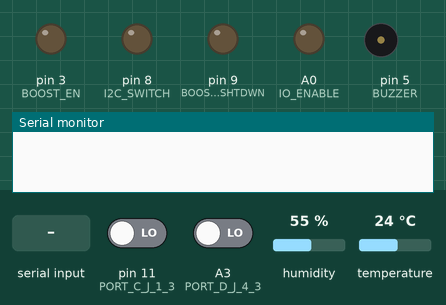
This program was run on a simulated Arduino Uno, built for the host (arithmetic inside an expression is 32-bit, double 64-bit). On the bench: output pins drawn as LEDs (lit = HIGH), buzzer (waves = sounding), the last lines printed to the serial monitor. Wiring (inferred from the names in the program): SHT3x sensor at I2C address 0x44. Inputs (shaded band) come from the test bench; at power-on: pin 11 (PORT_C_J_1_3) LOW, A3 (PORT_D_J_4_3) LOW, humidity 55 %, temperature 24 °C. EEPROM starts erased; the modem accepts every AT command (registered, SIM ready, sends succeed) and sends nothing else.

Above: at 0.0 s.
At 9.1 s:
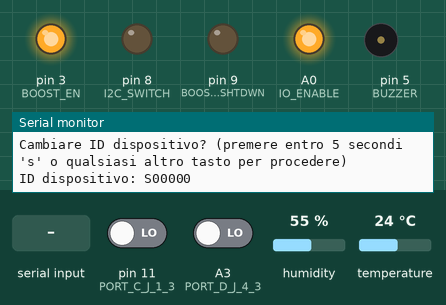
9.2 s: "s" received over the second serial link
At 15.6 s:
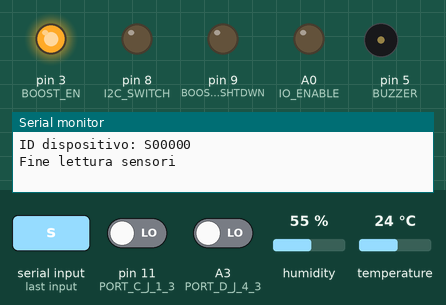
Timing chart, 0 to 25.3 s (numbered marks = the images above; inputs shaded):
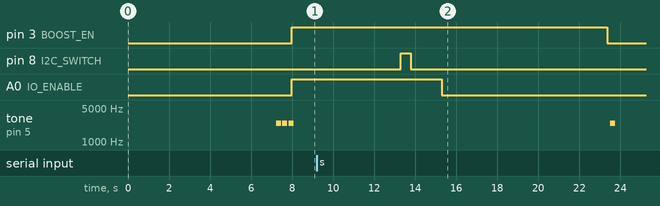

The program:

main.cpp
```cpp
#include <Arduino.h>
#include "defines.h"           // header con tutte le definizioni di pin, indirizzi dispositivi...
#include "forchetta_umidita.h" // sensore umidità
#include "sht3x.h"             // sensore I²C temperatura e umidità
#include <EEPROM.h>
#include <SoftwareSerial.h>
#include "LowPower.h" // per entrare in modalità sleep alla fine di ogni ciclo
#include <avr/wdt.h>  // WOFF WOFF! watchdog
#include <main.h>
#include "Wire.h"

char dispositivoID[7];
long vbat_meas;                                      // misura batteria
uint8_t vbat;                                        // variabile batteria
unsigned long int contaCicli = 0;                    // contatore cicli programma
SoftwareSerial Radio = SoftwareSerial(rxPin, txPin); // Definiamo la radio
bool forchettaPresente[2];
unsigned long int tempoAttuale;           // variabile per salvare i millis()
unsigned long int tempoTrascorso = 0;     // tempo che è passato dal precedente intervallo
unsigned long int tempoTrascorso1ora = 0; // tempo trascorso da 1 ora, per inviare il drenato
unsigned long int tempoMillisOreFreddo = 0;
unsigned long int tempoMillisOreFreddoTrascorso = millis();
uint8_t oraFreddo = 0;
////////////////////////////////////////////////

void setup()
{
  pinMode(rxPin, INPUT);
  pinMode(txPin, OUTPUT);
  ////////////////////////////////////////////////////////// Primo avvio resetta EEPROM
  if (EEPROM.read(64) != 10)
  {
    EEPROM.write(64, 10);
    EEPROM.write(0, 'S');
    for (int i = 1; i < 6; i++)
      EEPROM.write(i, '0');
  }
  //////////////////////////////////////////////////////////////////////////////////////////////////////////////////////////////////////////////////////

  analogReference(EXTERNAL); // per evitare instabilità nella lettura dei sensori analogici

  Serial.begin(BAUD);
  wdt_enable(WDTO_8S);

  for (int i = 0; i < 6; i++)
    dispositivoID[i] = EEPROM.read(i);

  ////////////////////////////////////////////////////////// Settaggio ID dispositivo ('S' per usare protrocollo SigFox, 'L' per utilizzare LORA)
  Serial.print("ID dispositivo in memoria: ");
  Serial.print((String)dispositivoID);
  Serial.println();
  Serial.println("Cambiare ID dispositivo? (premere entro 5 secondi 's' o qualsiasi altro tasto per procedere)");
  unsigned int tempoEditDispositivo = millis();
  while (!Serial.available() && millis() - tempoEditDispositivo < 5000)
    ; // attende 5 secondi per la pressione del tasto 's'
  if (Serial.available() > 0)
  {
    if (Serial.read() == 's')
    {
      Serial.println("Inserire nuovo ID: ");
      int iID = 1;
      while (iID < 6)
      {
        while (!Serial.available())
          ; // attende che venga digitato un input
        dispositivoID[iID] = Serial.read();
        Serial.print(dispositivoID[iID]); // logga su seriale l'ID digitato in tempo reale
        iID++;
      }
    }
  }
  dispositivoID[0] = 'S';
  Serial.println();
  Serial.print("ID dispositivo: ");
  for (int i = 0; i < 6; i++) // aggiornamento ID dispositivo
    EEPROM.update(i, dispositivoID[i]);
  for (int i = 0; i < 6; i++)
    Serial.print(dispositivoID[i]);
  Serial.println();
  delay(1000);
  wdt_reset();
  //////////////////////////////////////////////////////////////////////////////////////////////////////////////////////////////////////////////////////
  wdt_disable();
  wdt_enable(WDTO_8S);

  // discrimina la presenza di forchette analogiche sulle porte C e D
  pinMode(PORT_C_J_1_3, INPUT_PULLUP);
  pinMode(PORT_D_J_4_3, INPUT_PULLUP);
  delay(10);
  forchettaPresente[0] = digitalRead(PORT_C_J_1_3) ? 0 : 1; // per qualche motivo le letture di presenza sensori sono invertite
  forchettaPresente[1] = digitalRead(PORT_D_J_4_3) ? 0 : 1;
#if DEBUG
  Serial.println(forchettaPresente[0] ? "Forchetta umidità presente su porta C" : "Forchetta umidità non presente su porta C");
  Serial.println(forchettaPresente[1] ? "Forchetta umidità presente su porta D" : "Forchetta umidità non presente su porta D");
#endif

  delay(1000);
  wdt_reset();
  buzzer(2);
  //////////////////////////////////////////////////////////////////////////////////////////////////////////////////////////////////////////////////////
}

void loop()
{
  Wire.begin();
  Radio = SoftwareSerial(rxPin, txPin); // Ridefiniamo gli I/O della radio a ogni inizio ciclo, dopo la modalità a risparmio energetico
  // pin trasmissione
  pinMode(rxPin, INPUT);
  pinMode(txPin, OUTPUT);
  // pin step up
  pinMode(BOOST_EN, OUTPUT);
  digitalWrite(BOOST_EN, 1); // tiro su il pin che alimenta le porte C e D
  pinMode(BOOST_SHTDWN, OUTPUT);
  digitalWrite(BOOST_SHTDWN, 0); // se è a 0 tira fuori 4v, a 1 ne tira fuori 12v
  pinMode(IO_ENABLE, OUTPUT);
  digitalWrite(IO_ENABLE, 1); // tiro su il pin che alimenta le porte A e B
  pinMode(I2C_SWITCH, OUTPUT);

  ////////////////////////////////////////////////////////// Lettura batteria
  vbat_meas = readVcc();
  vbat = (vbat_meas - 2500) / 8; // Compressione in un byte
#if DEBUG
  if (contaCicli != 0)
  {
    Serial.print("Tensione batteria: ");
    Serial.println(vbat);
  }
#endif
  digitalWrite(IO_ENABLE, 0);
  //////////////////////////////////////////////////////////////////////////////////////////////////////////////////////////////////////////////////////

  //////////////////////////////////////////////////////////
  ////////////////////////////////////////////////////////// Raccolta letture sensori
  //////////////////////////////////////////////////////////

#if DEBUG
  Serial.println("Inizio lettura sensori...");
#endif
  digitalWrite(IO_ENABLE, 1);
  delay(300);
  for (int i = 0; i < 50; i++)
    delay(100);
  wdt_reset();

  // ad ogni ciclo tutte le variabili di lettura vengono azzerate
  float *sht3x_data = {};
  word sht31_1Temp = 0;
  word sht31_1Hum = 0;
  word sht31_2Temp = 0;
  word sht31_2Hum = 0;
  word humC = 0;
  word humD = 0;

  // A
#if DEBUG
  Serial.println("Porta A");
#endif
  digitalWrite(I2C_SWITCH, 1);
  sht3x_data = sht3x(SHT3X);
  sht31_1Temp = sht3x_data[0];
  sht31_1Hum = sht3x_data[1];
// B
#if DEBUG
  Serial.println("Porta B");
#endif
  digitalWrite(I2C_SWITCH, 0);
  sht3x_data = sht3x(SHT3X);
  sht31_2Temp = sht3x_data[0];
  sht31_2Hum = sht3x_data[1];

  // calcolo ora di freddo sensori A e B
  if ((sht31_1Temp / 10) < SOGLIA_FREDDO || (sht31_2Temp / 10) < SOGLIA_FREDDO)
  {
    unsigned long int tempoMillisTrascorsoInRegistrazione = millis() - tempoMillisOreFreddoTrascorso;
    tempoMillisOreFreddo += (tempoMillisTrascorsoInRegistrazione + TEMPO_SLEEP_SIGFOX);
#if DEBUG
    Serial.print("Millisecondi di freddo accumulati: ");
    Serial.print(tempoMillisOreFreddo);
    Serial.println();
#endif

    if (tempoMillisOreFreddo > UNA_ORA)
    {
#if DEBUG
      Serial.println("Nuova ora di freddo accumulata");
#endif
      oraFreddo = 1;
      tempoMillisOreFreddo = 0;
    }
    tempoMillisOreFreddoTrascorso = millis();
  }
// C
#if DEBUG
  Serial.println("Porta C");
#endif
  if (forchettaPresente[0])
  {
    digitalWrite(BOOST_SHTDWN, 1);
    wdt_reset();
    delay(10);
    humC = forchetta_umidita(PORT_C_J_1_5);
    digitalWrite(BOOST_SHTDWN, 0);
  }
  else
    humC = 0xFFFE;
// D
#if DEBUG
  Serial.println("Porta D");
#endif
  if (forchettaPresente[1])
  {
    digitalWrite(BOOST_SHTDWN, 1);
    delay(10);
    humD = forchetta_umidita(PORT_D_J_4_5);
    digitalWrite(BOOST_SHTDWN, 0);
  }
  else
    humD = 0xFFFE;

  Serial.println("Fine lettura sensori");
  delay(1000);
  wdt_reset();
  digitalWrite(IO_ENABLE, 0);
  //////////////////////////////////////////////////////////////////////////////////////////////////////////////////////////////////////////////////////
  //////////////////////////////////////////////////////////////////////////////////////////////////////////////////////////////////////////////////////
  //////////////////////////////////////////////////////////////////////////////////////////////////////////////////////////////////////////////////////

  //////////////////////////////////////////////////////////
  ////////////////////////////////////////////////////////// Trasmissione
  //////////////////////////////////////////////////////////

//-------------- MESSAGGIO SIGFOX (MAX 12 BYTE)---------
#if DEBUG
  Serial.println("Preparazione messaggio SigFox...");
#endif
  uint8_t msgSF[12];
  msgSF[0] = 0xA1;
  msgSF[1] = 0;
  msgSF[2] = highByte(humC);
  msgSF[3] = lowByte(humC);
  msgSF[4] = highByte(humD);
  msgSF[5] = lowByte(humD);
  msgSF[6] = sht31_1Temp ? sht31_1Temp : sht31_2Temp;
  msgSF[7] = sht31_1Hum ? sht31_1Hum : sht31_2Hum;
  msgSF[8] = oraFreddo;
  msgSF[9] = 0xFF;
  msgSF[10] = vbat;
  msgSF[11] = 0xED;

#if DEBUG
  Serial.println("Invio messaggio SigFox...");
#endif

  /*   pinMode(SFOX_RST, OUTPUT);
    digitalWrite(SFOX_RST, 1);
    Radio.begin(SERIAL_SIGFOX);
    wdt_reset();
    delay(100);
    getID();
    delay(100);
    getPAC();
    wdt_reset();
    delay(100);
    sendMessageSF(msgSF, 12);
    digitalWrite(SFOX_RST, 0); */

  digitalWrite(SFOX_RST, 1);
  delay(5000);
  Radio.begin(SERIAL_SIGFOX);
  delay(5);
  sendMessageSF(msgSF, 12);
  digitalWrite(SFOX_RST, 0);
  Radio.end();

  Serial.println("Messaggio SigFox inviato");
#if DEBUG
  for (int i = 0; i < int(sizeof(msgSF) / sizeof(msgSF[0])); i++)
  {
    Serial.print(msgSF[i], HEX);
    Serial.print("|");
  }
  Serial.println();
#endif

  delay(3000);
  wdt_reset();
  //////////////////////////////////////////////////////////////////////////////////////////////////////////////////////////////////////////////////////
  //////////////////////////////////////////////////////////////////////////////////////////////////////////////////////////////////////////////////////
  //////////////////////////////////////////////////////////////////////////////////////////////////////////////////////////////////////////////////////

  ////////////////////////////////////////////////////////// Modalità risparmio energetico
  // spegnamo tutti i pin ed entriamo in un ciclo a basso consumo di durata variabile a seconda del protocollo usato
  pinMode(SFOX_RST, 0);
  // pinMode(SFOX_RST, INPUT);
  digitalWrite(BOOST_EN, 0);
  // pinMode(BOOST_EN, INPUT);
  // digitalWrite(PORT_D_J_4_4, 0);
  pinMode(PORT_D_J_4_4, INPUT);
  digitalWrite(rxPin, 0);
  pinMode(rxPin, INPUT);
  digitalWrite(txPin, 0);
  pinMode(txPin, INPUT);
  digitalWrite(I2C_SWITCH, 0);
  pinMode(I2C_SWITCH, INPUT);
  digitalWrite(BOOST_SHTDWN, 0);
  // pinMode(BOOST_SHTDWN, INPUT);
  digitalWrite(PORT_B, 0);
  pinMode(PORT_B, INPUT);
  // digitalWrite(PORT_C_J_1_3, 0);
  pinMode(PORT_C_J_1_3, INPUT);
  digitalWrite(PORT_A, 0);
  pinMode(PORT_A, INPUT);
  // digitalWrite(PORT_C_J_1_4, 0);
  pinMode(PORT_C_J_1_4, INPUT);
  digitalWrite(IO_ENABLE, 0);
  // pinMode(IO_ENABLE, INPUT);
  // digitalWrite(PORT_C_J_1_5, 00);
  pinMode(PORT_C_J_1_5, INPUT); // SLK_D A1
  // digitalWrite(PORT_D_J_4_5, 1);
  pinMode(PORT_D_J_4_5, INPUT); // SLK_C A2
  // digitalWrite(PORT_D_J_4_3, 0);
  pinMode(PORT_D_J_4_3, INPUT);
  digitalWrite(SDA_PIN, /*1*/ 0); // pinMode(A4, INPUT);//PER NON FAR CONSUMARE I BMP IN SLEEP
  digitalWrite(SCL_PIN, /*1*/ 0); // pinMode(A5, INPUT);//PER NON FAR CONSUMARE I BMP IN SLEEP

#if DEBUG
  Serial.println("Attesa...");
#endif
  buzzer(0);
  delay(1000);
  wdt_reset();
  Wire.end();
  Serial.end();
  for (int i = 0; i < TEMPO_SIGFOX; i++)
    LowPower.powerDown(SLEEP_4S, ADC_OFF, BOD_OFF);

  // 15 minuti * 60 secondi = 900 secondi / 4 secondi = 225 iterazioni (verrà arrotondato)
  // 5 minuti * 60 secondi = 300 secondi / 4 secondi = 75 iterazioni (verrà arrotondato)

  //////////////////////////////////////////////////////////////////////////////////////////////////////////////////////////////////////////////////////

  delay(1000);
  wdt_reset();
  contaCicli++;
  delay(250);
  oraFreddo = 0;
  Serial.begin(BAUD);
#if DEBUG
  Serial.println("Riavvio ciclo");
#endif
}

//------------- SigFOX: PRENDE ID NUMB
String getID()
{
  String id = "";
  char output;

  Radio.print("AT$I=10\r");
  while (!Radio.available())
    ;

  while (Radio.available())
  {
    output = Radio.read();
    id += output;
    delay(10);
  }

  Serial.print("Sigfox Device ID: ");
  Serial.println(id);

  return id;
}

//-------------- SigFOX: PRENDE PAC NUMB
String getPAC()
{
  String pac = "";
  char output;

  Radio.print("AT$I=11\r");

  while (!Radio.available())
    ;

  while (Radio.available())
  {
    output = Radio.read();
    pac += output;
    delay(10);
  }

  Serial.print("PAC number: ");
  Serial.println(pac);

  return pac;
}

//-------------- SigFOX: FUNZIONE PER INVIARE MESSAGGI
void sendMessageSF(uint8_t msg[], int size)
{
  Serial.println("Inside sendMessage");
  String status = "";
  String hexChar = "";
  String sigfoxCommand = "";
  char output;
  sigfoxCommand += "AT$SF=";
  for (int i = 0; i < size; i++)
  {
    hexChar = String(msg[i], HEX);
    // padding
    if (hexChar.length() == 1)
      hexChar = "0" + hexChar;
    sigfoxCommand += hexChar;
  }
  Serial.println("Sending...");
  Serial.println(sigfoxCommand);
  Radio.println(sigfoxCommand);
  while (!Radio.available())
  {
    Serial.println("Waiting for response");
    wdt_reset();
    delay(1000);
  }
  while (Radio.available())
  {
    output = (char)Radio.read();
    status += output;
    delay(10);
  }
  Serial.println();
  Serial.print("Status \t");
  Serial.println(status);
}

//------------LETTURA BATTERIA senza PIN AN dedicato------
long readVcc()
{
  // Read 1.1V reference against AVcc
  // set the reference to Vcc and the measurement to the internal 1.1V reference
#if defined(__AVR_ATmega32U4__) || defined(__AVR_ATmega1280__) || defined(__AVR_ATmega2560__)
  ADMUX = _BV(REFS0) | _BV(MUX4) | _BV(MUX3) | _BV(MUX2) | _BV(MUX1);
#elif defined(__AVR_ATtiny24__) || defined(__AVR_ATtiny44__) || defined(__AVR_ATtiny84__)
  ADMUX = _BV(MUX5) | _BV(MUX0);
#elif defined(__AVR_ATtiny25__) || defined(__AVR_ATtiny45__) || defined(__AVR_ATtiny85__)
  ADMUX = _BV(MUX3) | _BV(MUX2);
#else
  ADMUX = _BV(REFS0) | _BV(MUX3) | _BV(MUX2) | _BV(MUX1);
#endif
  delay(2);            // Wait for Vref to settle
  ADCSRA |= _BV(ADSC); // Start conversion
  while (bit_is_set(ADCSRA, ADSC))
    ;                  // measuring
  uint8_t low = ADCL;  // must read ADCL first - it then locks ADCH
  uint8_t high = ADCH; // unlocks both
  long result = (high << 8) | low;
  result = 1125300L / result; // Calculate Vcc (in mV); 1125300 = 1.1*1023*1000
  return result;              // Vcc in millivolts
}

// BUZZER
void buzzer(int times)
{
  for (int i = 0; i <= times; i++)
  {
    delay(100);
    for (int i = 0; i <= 500; i++)
    {
      digitalWrite(BUZZER, 1);
      delayMicroseconds(200);
      digitalWrite(BUZZER, 0);
      delayMicroseconds(200);
    }
  }
}
```

defines.h
```cpp
#define DEBUG 0 // MODALITA DEBUG (1 attiva, 0 disattivata)

/*
    con il pin 3 per la porta D e C dobbiamo discriminare la presenza della forchetta analogica o la bilancia
    tipo, quando è a 0 c'è la forchetta collegata, quando è a 1 c'è la bilancia collegata
    se c'è per esempio una fochetta, non può esserci una bilancia
    potrebbe essere fatto con un pullup
*/
/* RIDEFINIAMO... */
#define SDA_PIN A4
#define SCL_PIN A5
#define PORT_A 12
#define PORT_B 10
#define PORT_C_J_1_5 A1
#define PORT_C_J_1_4 13
#define PORT_C_J_1_3 11 //
#define PORT_D_J_4_5 A2
#define PORT_D_J_4_4 4
#define PORT_D_J_4_3 A3 //
#define I2C_SWITCH 8

// velocità di trasmissione varie per seriale, sigfox e lora:
#define BAUD 9600
#define SERIAL_SIGFOX 9600
#define SERIAL_LORA 1200
#define rxPin 6
#define txPin 7

#define BUZZER 5 // pin del buzzer

#define SFOX_RST 2 // reset sigfox

// indirizzo sensori SHT3x (è solo uno perchè vengono swtichati attraverso il pin 8)
#define SHT3X 0x44

#define LUXMETRO1 0x23
#define LUXMETRO2 0x23

#define BOOST_EN 3     // alimentazione sulle porte D e C
#define BOOST_SHTDWN 9 // 12v per alimentazione sensoristica analogica (porte D e C)
#define IO_ENABLE A0   // alimentazione sulle porte A e B

#define SCALA_PESO 0.5629 // 2.8089887640449 //2.2123

#define TEMPO_LORA 75   // 5 minuti
#define TEMPO_SIGFOX 225 // 15 minuti

#define COSTANTE_C 250 // costanti di peso
#define COSTANTE_D 250

#define UNA_ORA 3600000 // un'ora in millisecondi
#define TEMPO_SLEEP_LORA 300000
#define TEMPO_SLEEP_SIGFOX 900000
#define SOGLIA_FREDDO 20
```

forchetta_umidita.h
```cpp
unsigned int forchetta_umidita(int);
```

main.h
```cpp
void (*reboot)() = 0; // !!!RESET FUNCTION!!!
String getID();
String getPAC();
void sendMessageSF(uint8_t[], int);
long readVcc();
void buzzer(int);
```

sht3x.h
```cpp
float *sht3x(int);
```

forchetta_umidita.cpp
```cpp
#include "forchetta_umidita.h"
#include "defines.h"
#include <Arduino.h>

unsigned int forchetta_umidita(int porta)
{
    pinMode(PORT_C_J_1_5, INPUT);
    pinMode(PORT_D_J_4_5, INPUT);
    int umidita = 0;
    int media = 0;
    word result = 0;

    // sensore umidità
    umidita = analogRead(porta);

    // calcola la media di 10 letture
    for (int i = 0; i < 10; i++)
    {
        umidita = analogRead(porta);
        media += umidita;
        delay(100);
    }

    result = media / 10;
    if (result >= 1000)
        result = 1000;

#if DEBUG
    Serial.print("Sensore umidità terreno: ");
    Serial.print(result);
    Serial.println();
#endif
    return result;
}
```

Source omitted: sht3x.cpp (1455 bytes)
